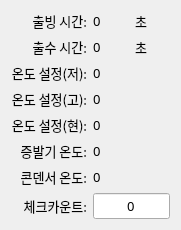
   <widget class="QWidget" name="layoutWidget">
    <property name="geometry">
     <rect>
      <x>210</x>
      <y>500</y>
      <width>181</width>
      <height>209</height>
     </rect>
    </property>
    <layout class="QGridLayout" name="gridLayout_4">
     <item row="0" column="0">
      <widget class="QLabel" name="label_67">
       <property name="font">
        <font>
         <family>함초롬돋움</family>
         <pointsize>10</pointsize>
         <weight>50</weight>
         <italic>false</italic>
         <bold>false</bold>
        </font>
       </property>
       <property name="text">
        <string>출빙 시간:</string>
       </property>
       <property name="alignment">
        <set>Qt::AlignRight|Qt::AlignTrailing|Qt::AlignVCenter</set>
       </property>
      </widget>
     </item>
     <item row="0" column="1">
      <widget class="QLabel" name="LB_STATUS_LAST_ICE_TIME_2">
       <property name="font">
        <font>
         <family>함초롬돋움</family>
         <pointsize>10</pointsize>
         <weight>50</weight>
         <italic>false</italic>
         <bold>false</bold>
        </font>
       </property>
       <property name="text">
        <string>0</string>
       </property>
      </widget>
     </item>
     <item row="0" column="2">
      <widget class="QLabel" name="label_40">
       <property name="font">
        <font>
         <family>함초롬돋움</family>
         <pointsize>10</pointsize>
         <weight>50</weight>
         <italic>false</italic>
         <bold>false</bold>
        </font>
       </property>
       <property name="text">
        <string>초</string>
       </property>
      </widget>
     </item>
     <item row="1" column="0">
      <widget class="QLabel" name="label_49">
       <property name="font">
        <font>
         <family>함초롬돋움</family>
         <pointsize>10</pointsize>
         <weight>50</weight>
         <italic>false</italic>
         <bold>false</bold>
        </font>
       </property>
       <property name="text">
        <string>출수 시간:</string>
       </property>
       <property name="alignment">
        <set>Qt::AlignRight|Qt::AlignTrailing|Qt::AlignVCenter</set>
       </property>
      </widget>
     </item>
     <item row="1" column="1">
      <widget class="QLabel" name="LB_STATUS_LAST_WATER_TIME_2">
       <property name="font">
        <font>
         <family>함초롬돋움</family>
         <pointsize>10</pointsize>
         <weight>50</weight>
         <italic>false</italic>
         <bold>false</bold>
        </font>
       </property>
       <property name="text">
        <string>0</string>
       </property>
      </widget>
     </item>
     <item row="1" column="2">
      <widget class="QLabel" name="label_68">
       <property name="font">
        <font>
         <family>함초롬돋움</family>
         <pointsize>10</pointsize>
         <weight>50</weight>
         <italic>false</italic>
         <bold>false</bold>
        </font>
       </property>
       <property name="text">
        <string>초</string>
       </property>
      </widget>
     </item>
     <item row="2" column="0">
      <widget class="QLabel" name="label_51">
       <property name="font">
        <font>
         <family>함초롬돋움</family>
         <pointsize>10</pointsize>
         <weight>50</weight>
         <italic>false</italic>
         <bold>false</bold>
        </font>
       </property>
       <property name="text">
        <string>온도 설정(저):</string>
       </property>
       <property name="alignment">
        <set>Qt::AlignRight|Qt::AlignTrailing|Qt::AlignVCenter</set>
       </property>
      </widget>
     </item>
     <item row="2" column="1">
      <widget class="QLabel" name="LB_STATUS_AMBIENT_TEMP_LOW_2">
       <property name="font">
        <font>
         <family>함초롬돋움</family>
         <pointsize>10</pointsize>
         <weight>50</weight>
         <italic>false</italic>
         <bold>false</bold>
        </font>
       </property>
       <property name="text">
        <string>0</string>
       </property>
      </widget>
     </item>
     <item row="3" column="0">
      <widget class="QLabel" name="label_42">
       <property name="font">
        <font>
         <family>함초롬돋움</family>
         <pointsize>10</pointsize>
         <weight>50</weight>
         <italic>false</italic>
         <bold>false</bold>
        </font>
       </property>
       <property name="text">
        <string>온도 설정(고):</string>
       </property>
       <property name="alignment">
        <set>Qt::AlignRight|Qt::AlignTrailing|Qt::AlignVCenter</set>
       </property>
      </widget>
     </item>
     <item row="3" column="1">
      <widget class="QLabel" name="LB_STATUS_AMBIENT_TEMP_HIGH_2">
       <property name="font">
        <font>
         <family>함초롬돋움</family>
         <pointsize>10</pointsize>
         <weight>50</weight>
         <italic>false</italic>
         <bold>false</bold>
        </font>
       </property>
       <property name="text">
        <string>0</string>
       </property>
      </widget>
     </item>
     <item row="4" column="0">
      <widget class="QLabel" name="label_66">
       <property name="font">
        <font>
         <family>함초롬돋움</family>
         <pointsize>10</pointsize>
         <weight>50</weight>
         <italic>false</italic>
         <bold>false</bold>
        </font>
       </property>
       <property name="text">
        <string>온도 설정(현):</string>
       </property>
       <property name="alignment">
        <set>Qt::AlignRight|Qt::AlignTrailing|Qt::AlignVCenter</set>
       </property>
      </widget>
     </item>
     <item row="4" column="1">
      <widget class="QLabel" name="LB_STATUS_AMBIENT_TEMP_NOW_2">
       <property name="font">
        <font>
         <family>함초롬돋움</family>
         <pointsize>10</pointsize>
         <weight>50</weight>
         <italic>false</italic>
         <bold>false</bold>
        </font>
       </property>
       <property name="text">
        <string>0</string>
       </property>
      </widget>
     </item>
     <item row="5" column="0">
      <widget class="QLabel" name="label_64">
       <property name="font">
        <font>
         <family>함초롬돋움</family>
         <pointsize>10</pointsize>
         <weight>50</weight>
         <italic>false</italic>
         <bold>false</bold>
        </font>
       </property>
       <property name="text">
        <string>증발기 온도:</string>
       </property>
       <property name="alignment">
        <set>Qt::AlignRight|Qt::AlignTrailing|Qt::AlignVCenter</set>
       </property>
      </widget>
     </item>
     <item row="5" column="1">
      <widget class="QLabel" name="LB_STATUS_EVAPORATOR_TEMP_2">
       <property name="font">
        <font>
         <family>함초롬돋움</family>
         <pointsize>10</pointsize>
         <weight>50</weight>
         <italic>false</italic>
         <bold>false</bold>
        </font>
       </property>
       <property name="text">
        <string>0</string>
       </property>
      </widget>
     </item>
     <item row="6" column="0">
      <widget class="QLabel" name="label_59">
       <property name="font">
        <font>
         <family>함초롬돋움</family>
         <pointsize>10</pointsize>
         <weight>50</weight>
         <italic>false</italic>
         <bold>false</bold>
        </font>
       </property>
       <property name="text">
        <string>콘덴서 온도:</string>
       </property>
       <property name="alignment">
        <set>Qt::AlignRight|Qt::AlignTrailing|Qt::AlignVCenter</set>
       </property>
      </widget>
     </item>
     <item row="6" column="1">
      <widget class="QLabel" name="LB_STATUS_CONDENSOR_TEMP_2">
       <property name="font">
        <font>
         <family>함초롬돋움</family>
         <pointsize>10</pointsize>
         <weight>50</weight>
         <italic>false</italic>
         <bold>false</bold>
        </font>
       </property>
       <property name="text">
        <string>0</string>
       </property>
      </widget>
     </item>
     <item row="7" column="0">
      <widget class="QLabel" name="label_48">
       <property name="font">
        <font>
         <family>함초롬돋움</family>
         <pointsize>10</pointsize>
         <weight>50</weight>
         <italic>false</italic>
         <bold>false</bold>
        </font>
       </property>
       <property name="text">
        <string>체크카운트:</string>
       </property>
       <property name="alignment">
        <set>Qt::AlignRight|Qt::AlignTrailing|Qt::AlignVCenter</set>
       </property>
      </widget>
     </item>
     <item row="7" column="1" colspan="2">
      <widget class="QLineEdit" name="LE_ICE_CHECK_COUNT_2">
       <property name="font">
        <font>
         <family>함초롬돋움</family>
         <pointsize>10</pointsize>
         <weight>50</weight>
         <italic>false</italic>
         <bold>false</bold>
        </font>
       </property>
       <property name="text">
        <string>0</string>
       </property>
       <property name="alignment">
        <set>Qt::AlignCenter</set>
       </property>
       <property name="readOnly">
        <bool>true</bool>
       </property>
      </widget>
     </item>
    </layout>
   </widget>
